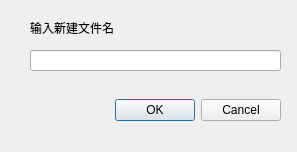
<?xml version="1.0" encoding="UTF-8"?>
<ui version="4.0">
 <class>d_new</class>
 <widget class="QDialog" name="d_new">
  <property name="geometry">
   <rect>
    <x>0</x>
    <y>0</y>
    <width>297</width>
    <height>152</height>
   </rect>
  </property>
  <property name="windowTitle">
   <string>Dialog</string>
  </property>
  <widget class="QDialogButtonBox" name="buttonBox">
   <property name="geometry">
    <rect>
     <x>60</x>
     <y>90</y>
     <width>221</width>
     <height>41</height>
    </rect>
   </property>
   <property name="orientation">
    <enum>Qt::Horizontal</enum>
   </property>
   <property name="standardButtons">
    <set>QDialogButtonBox::Cancel|QDialogButtonBox::Ok</set>
   </property>
  </widget>
  <widget class="QLineEdit" name="lineEdit">
   <property name="geometry">
    <rect>
     <x>30</x>
     <y>50</y>
     <width>251</width>
     <height>21</height>
    </rect>
   </property>
  </widget>
  <widget class="QLabel" name="label">
   <property name="geometry">
    <rect>
     <x>30</x>
     <y>20</y>
     <width>111</width>
     <height>16</height>
    </rect>
   </property>
   <property name="text">
    <string>输入新建文件名</string>
   </property>
  </widget>
 </widget>
 <resources/>
 <connections>
  <connection>
   <sender>buttonBox</sender>
   <signal>accepted()</signal>
   <receiver>d_new</receiver>
   <slot>accept()</slot>
   <hints>
    <hint type="sourcelabel">
     <x>248</x>
     <y>254</y>
    </hint>
    <hint type="destinationlabel">
     <x>157</x>
     <y>274</y>
    </hint>
   </hints>
  </connection>
  <connection>
   <sender>buttonBox</sender>
   <signal>rejected()</signal>
   <receiver>d_new</receiver>
   <slot>reject()</slot>
   <hints>
    <hint type="sourcelabel">
     <x>316</x>
     <y>260</y>
    </hint>
    <hint type="destinationlabel">
     <x>286</x>
     <y>274</y>
    </hint>
   </hints>
  </connection>
 </connections>
</ui>
